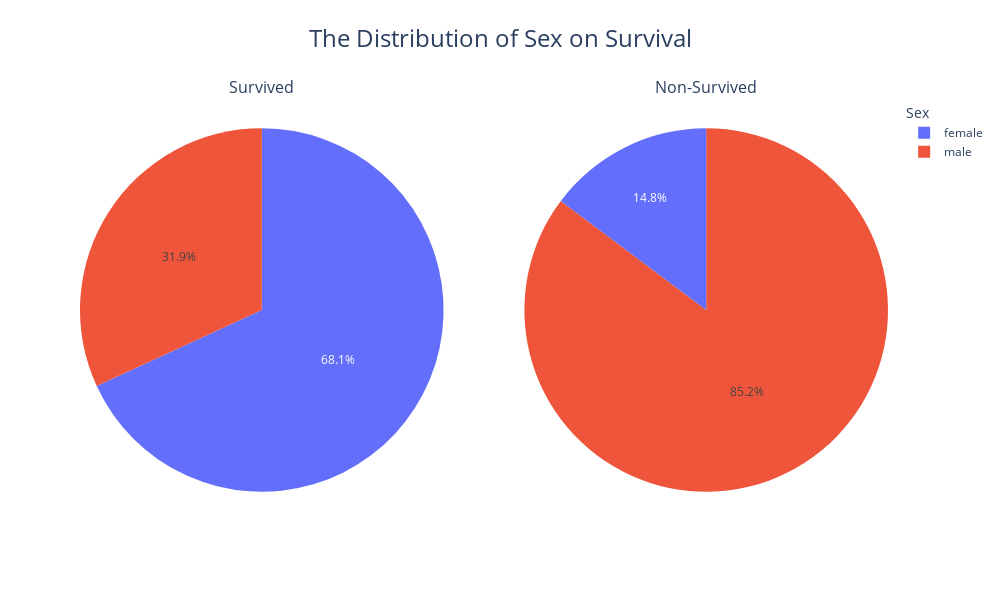

The cell this chart's notebook holds for it:
### Code cell
categorical_VIS(data_best_df, "Sex")

### Figure 1 — Plotly figure (JSON) as saved in the notebook; plotly's stock layout.template omitted (floating-point values rounded to 4 significant figures)
{"data": [{"domain": {"x": [0, 0.45], "y": [0, 1]}, "labels": ["female", "male"], "showlegend": true, "type": "pie", "values": [233, 109]}, {"domain": {"x": [0.55, 1], "y": [0, 1]}, "labels": ["male", "female"], "showlegend": true, "type": "pie", "values": [468, 81]}], "layout": {"annotations": [{"font": {"size": 16}, "showarrow": false, "text": "Survived", "x": 0.225, "xanchor": "center", "xref": "paper", "y": 1, "yanchor": "bottom", "yref": "paper"}, {"font": {"size": 16}, "showarrow": false, "text": "Non-Survived", "x": 0.775, "xanchor": "center", "xref": "paper", "y": 1, "yanchor": "bottom", "yref": "paper"}], "height": 600, "legend": {"title": {"text": "Sex"}}, "title": {"font": {"size": 24}, "text": "The Distribution of Sex on Survival", "x": 0.5, "xanchor": "center", "y": 0.95, "yanchor": "top"}, "width": 1000, "xaxis": {"type": "category"}}}
